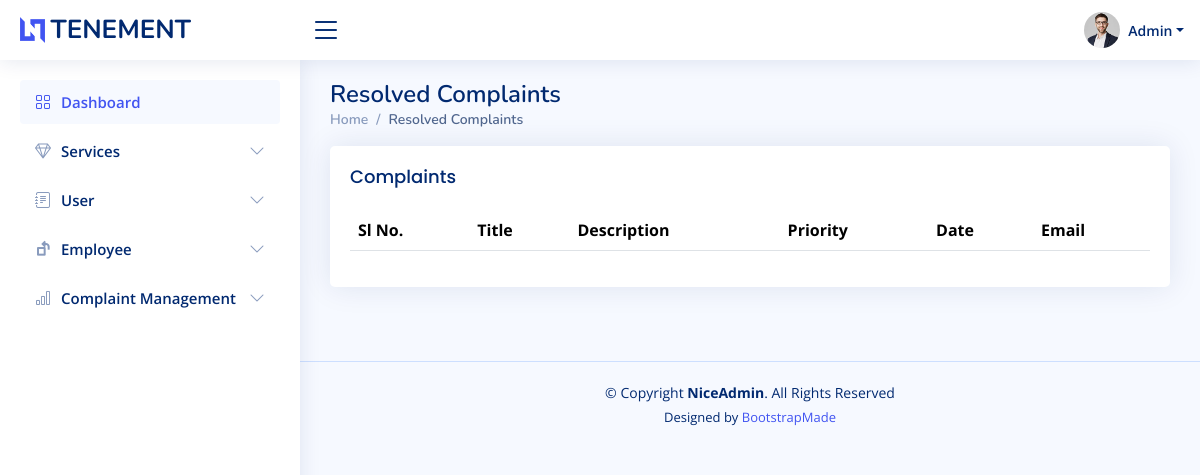
/admin/resolvedcomplaints.php, run on an earlier commit of the app's database.
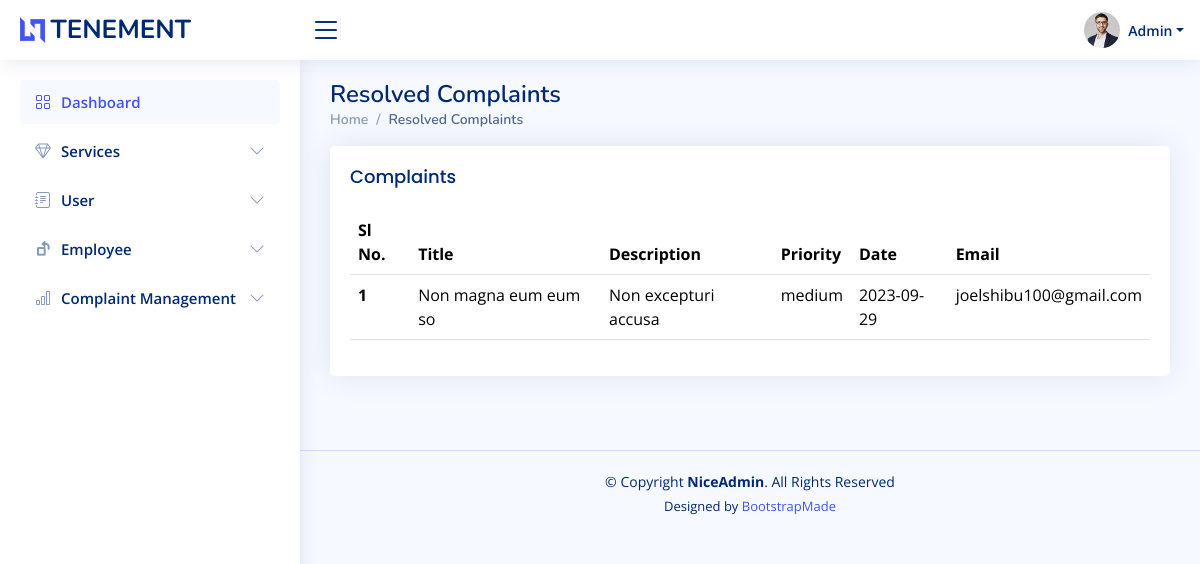
And on a later commit of the database.
### tables this page shows
CREATE TABLE `complaints` (
  `id` int(50) NOT NULL,
  `title` varchar(50) NOT NULL,
  `description` varchar(200) NOT NULL,
  `priority` varchar(50) NOT NULL,
  `date` varchar(50) NOT NULL,
  `email` varchar(50) NOT NULL,
  `reply` varchar(100) NOT NULL,
  `status` int(50) NOT NULL
);

### connect.php (called while the page is built, shortened)
<?php
$dbname="tenement";
$conn=mysqli_connect("localhost","root","",$dbname);
function select_data($sql)
{
  global $conn;
  $res = mysqli_query($conn, $sql);
  if ($res)
    return $res;
  else
    return False;
}
?>

### admin/resolvedcomplaints.php (the view, shortened to what this page needs)
<?php
include 'header.php';
?>
  <main id="main" class="main">
    <div class="pagetitle">
      <h1>Resolved Complaints</h1>
      <nav>
        <ol class="breadcrumb">
          <li class="breadcrumb-item"><a href="index.php">Home</a></li>
          <li class="breadcrumb-item active">Resolved Complaints</li>
        </ol>
      </nav>
    </div>
    <section class="section dashboard">
      <div class="row">
      <section class="section">
      <div class="row">
        <div class="col-lg-12">
        <div class="card">
          <div class="card-body">
            <h5 class="card-title">Complaints</h5>
              <table class="table datatable">
                <thead>
                  <tr>
                    <th scope="col">Sl No.</th>
                    <th scope="col">Title</th>
                    <th scope="col">Description</th>
                    <th scope="col">Priority</th>
                    <th scope="col">Date</th>
                    <th scope="col">Email</th>
                  </tr>
                </thead>
                <tbody>
                <?php
               $sql = "SELECT * FROM `complaints` WHERE  reply <>'0' AND status='0'";
                $data=select_data($sql);
                $n=1;
                while ($row = mysqli_fetch_assoc($data)) {
                  ?>
                  <tr>
                 <th scope='row'><?php echo $n++; ?></th>
                 <td><?php echo  $row['title'] ?></td>
                 <td> <?php echo $row['description'] ?></td>
                 <td><?php echo $row['priority'] ?></td>
                 <td><?php echo $row['date']?></td>
                 <td><?php echo $row['email']?></td>
                 </tr>
                  <?php
                  }
                  ?>
                </tbody>
              </table>
            </div>
          </div>
        </div>
      </div>
    </section>
  </main>

What changed in the data, as far as the page shows it:
now on this page (row edited): complaints: title "Non magna eum eum so", description "Non excepturi accusa", priority "medium", date "2023-09-29", email "joelshibu100@gmail.com"
